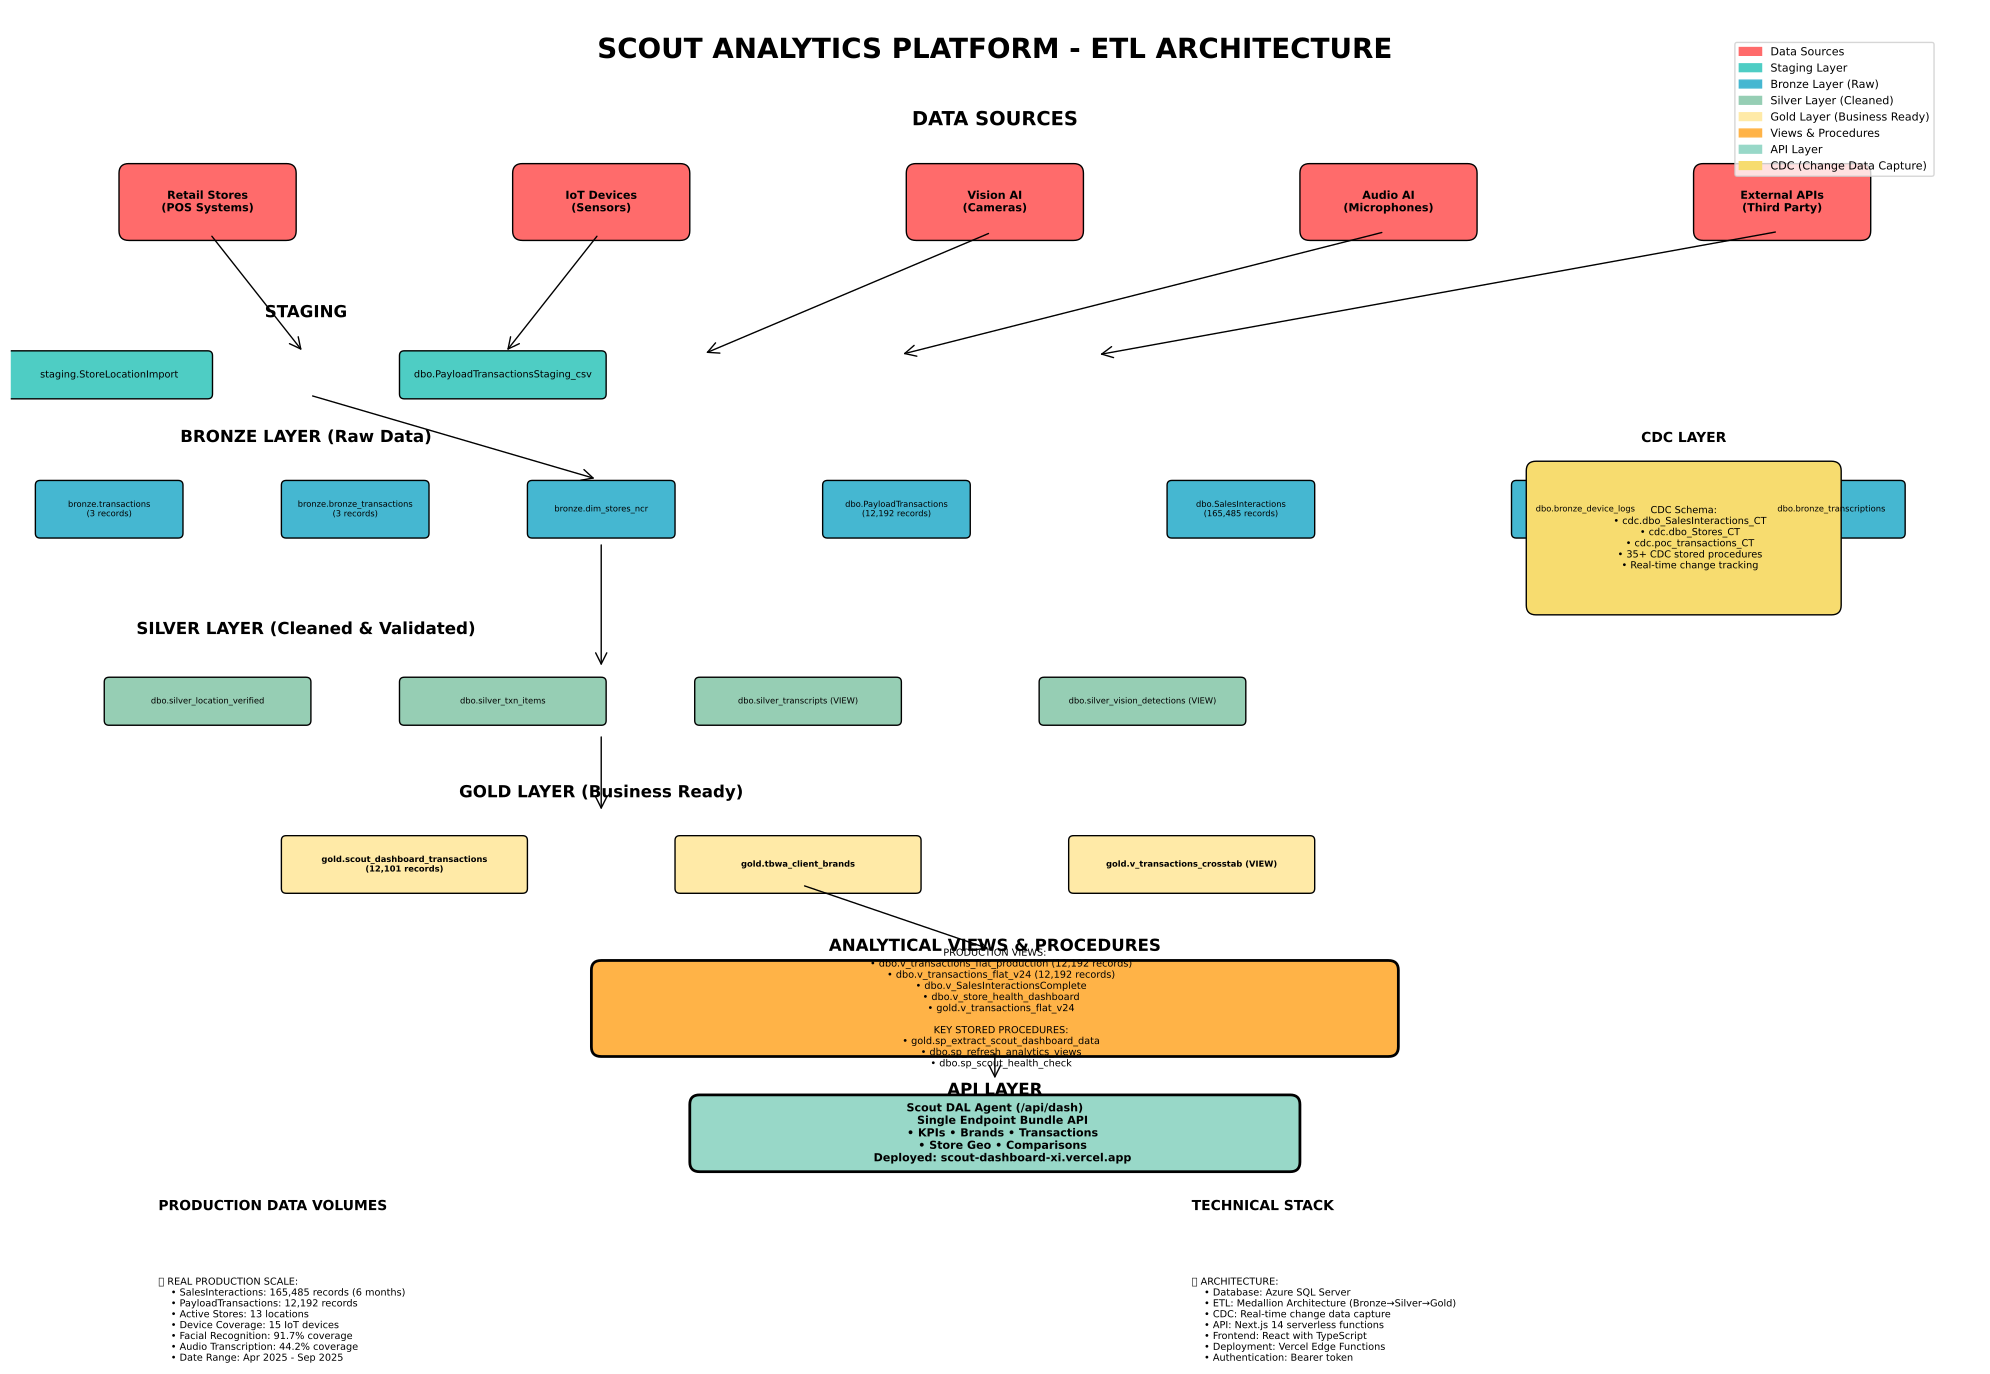

Write Python code to recreate this figure.
#!/usr/bin/env python3
"""
Scout ETL Flow Diagram Generator
Creates visual representation of Scout's data pipeline architecture
"""

import matplotlib.pyplot as plt
import matplotlib.patches as mpatches
from matplotlib.patches import FancyBboxPatch, ConnectionPatch
import numpy as np

def create_scout_etl_diagram():
    """Create comprehensive ETL flow diagram for Scout platform"""

    fig, ax = plt.subplots(1, 1, figsize=(20, 14))
    ax.set_xlim(0, 20)
    ax.set_ylim(0, 14)
    ax.axis('off')

    # Color scheme
    colors = {
        'source': '#FF6B6B',      # Red
        'staging': '#4ECDC4',     # Teal
        'bronze': '#45B7D1',      # Blue
        'silver': '#96CEB4',      # Green
        'gold': '#FFEAA7',        # Yellow
        'platinum': '#DDA0DD',     # Purple
        'views': '#FFB347',       # Orange
        'api': '#98D8C8',         # Mint
        'cdc': '#F7DC6F'          # Light Yellow
    }

    # Title
    ax.text(10, 13.5, 'SCOUT ANALYTICS PLATFORM - ETL ARCHITECTURE',
            fontsize=20, fontweight='bold', ha='center')

    # === DATA SOURCES (Top) ===
    ax.text(10, 12.8, 'DATA SOURCES', fontsize=14, fontweight='bold', ha='center')

    # Source systems
    sources = [
        ('Retail Stores\n(POS Systems)', 2, 12),
        ('IoT Devices\n(Sensors)', 6, 12),
        ('Vision AI\n(Cameras)', 10, 12),
        ('Audio AI\n(Microphones)', 14, 12),
        ('External APIs\n(Third Party)', 18, 12)
    ]

    for source, x, y in sources:
        box = FancyBboxPatch((x-0.8, y-0.3), 1.6, 0.6,
                            boxstyle="round,pad=0.1",
                            facecolor=colors['source'],
                            edgecolor='black', linewidth=1)
        ax.add_patch(box)
        ax.text(x, y, source, ha='center', va='center', fontsize=8, fontweight='bold')

    # === STAGING LAYER ===
    ax.text(3, 10.8, 'STAGING', fontsize=12, fontweight='bold', ha='center')

    staging_tables = [
        ('staging.StoreLocationImport', 1, 10.2),
        ('dbo.PayloadTransactionsStaging_csv', 5, 10.2)
    ]

    for table, x, y in staging_tables:
        box = FancyBboxPatch((x-1, y-0.2), 2, 0.4,
                            boxstyle="round,pad=0.05",
                            facecolor=colors['staging'],
                            edgecolor='black', linewidth=1)
        ax.add_patch(box)
        ax.text(x, y, table, ha='center', va='center', fontsize=7)

    # === BRONZE LAYER (Raw Data) ===
    ax.text(3, 9.5, 'BRONZE LAYER (Raw Data)', fontsize=12, fontweight='bold', ha='center')

    bronze_tables = [
        ('bronze.transactions\n(3 records)', 1, 8.8),
        ('bronze.bronze_transactions\n(3 records)', 3.5, 8.8),
        ('bronze.dim_stores_ncr', 6, 8.8),
        ('dbo.PayloadTransactions\n(12,192 records)', 9, 8.8),
        ('dbo.SalesInteractions\n(165,485 records)', 12.5, 8.8),
        ('dbo.bronze_device_logs', 16, 8.8),
        ('dbo.bronze_transcriptions', 18.5, 8.8)
    ]

    for table, x, y in bronze_tables:
        box = FancyBboxPatch((x-0.7, y-0.25), 1.4, 0.5,
                            boxstyle="round,pad=0.05",
                            facecolor=colors['bronze'],
                            edgecolor='black', linewidth=1)
        ax.add_patch(box)
        ax.text(x, y, table, ha='center', va='center', fontsize=6)

    # === CDC LAYER (Change Data Capture) ===
    ax.text(17, 9.5, 'CDC LAYER', fontsize=10, fontweight='bold', ha='center')

    cdc_note = """CDC Schema:
    • cdc.dbo_SalesInteractions_CT
    • cdc.dbo_Stores_CT
    • cdc.poc_transactions_CT
    • 35+ CDC stored procedures
    • Real-time change tracking"""

    box = FancyBboxPatch((15.5, 7.8), 3, 1.4,
                        boxstyle="round,pad=0.1",
                        facecolor=colors['cdc'],
                        edgecolor='black', linewidth=1)
    ax.add_patch(box)
    ax.text(17, 8.5, cdc_note, ha='center', va='center', fontsize=7)

    # === SILVER LAYER (Cleaned & Validated) ===
    ax.text(3, 7.5, 'SILVER LAYER (Cleaned & Validated)', fontsize=12, fontweight='bold', ha='center')

    silver_tables = [
        ('dbo.silver_location_verified', 2, 6.8),
        ('dbo.silver_txn_items', 5, 6.8),
        ('dbo.silver_transcripts (VIEW)', 8, 6.8),
        ('dbo.silver_vision_detections (VIEW)', 11.5, 6.8)
    ]

    for table, x, y in silver_tables:
        box = FancyBboxPatch((x-1, y-0.2), 2, 0.4,
                            boxstyle="round,pad=0.05",
                            facecolor=colors['silver'],
                            edgecolor='black', linewidth=1)
        ax.add_patch(box)
        ax.text(x, y, table, ha='center', va='center', fontsize=6)

    # === GOLD LAYER (Business Ready) ===
    ax.text(6, 5.8, 'GOLD LAYER (Business Ready)', fontsize=12, fontweight='bold', ha='center')

    gold_tables = [
        ('gold.scout_dashboard_transactions\n(12,101 records)', 4, 5.1),
        ('gold.tbwa_client_brands', 8, 5.1),
        ('gold.v_transactions_crosstab (VIEW)', 12, 5.1)
    ]

    for table, x, y in gold_tables:
        box = FancyBboxPatch((x-1.2, y-0.25), 2.4, 0.5,
                            boxstyle="round,pad=0.05",
                            facecolor=colors['gold'],
                            edgecolor='black', linewidth=1)
        ax.add_patch(box)
        ax.text(x, y, table, ha='center', va='center', fontsize=6, fontweight='bold')

    # === ANALYTICAL VIEWS & STORED PROCEDURES ===
    ax.text(10, 4.2, 'ANALYTICAL VIEWS & PROCEDURES', fontsize=12, fontweight='bold', ha='center')

    views_section = """PRODUCTION VIEWS:
    • dbo.v_transactions_flat_production (12,192 records)
    • dbo.v_transactions_flat_v24 (12,192 records)
    • dbo.v_SalesInteractionsComplete
    • dbo.v_store_health_dashboard
    • gold.v_transactions_flat_v24

    KEY STORED PROCEDURES:
    • gold.sp_extract_scout_dashboard_data
    • dbo.sp_refresh_analytics_views
    • dbo.sp_scout_health_check"""

    box = FancyBboxPatch((6, 3.2), 8, 0.8,
                        boxstyle="round,pad=0.1",
                        facecolor=colors['views'],
                        edgecolor='black', linewidth=2)
    ax.add_patch(box)
    ax.text(10, 3.6, views_section, ha='center', va='center', fontsize=7)

    # === API LAYER ===
    ax.text(10, 2.7, 'API LAYER', fontsize=12, fontweight='bold', ha='center')

    api_info = """Scout DAL Agent (/api/dash)
    Single Endpoint Bundle API
    • KPIs • Brands • Transactions
    • Store Geo • Comparisons
    Deployed: scout-dashboard-xi.vercel.app"""

    box = FancyBboxPatch((7, 2), 6, 0.6,
                        boxstyle="round,pad=0.1",
                        facecolor=colors['api'],
                        edgecolor='black', linewidth=2)
    ax.add_patch(box)
    ax.text(10, 2.3, api_info, ha='center', va='center', fontsize=8, fontweight='bold')

    # === DATA VOLUMES ===
    ax.text(1.5, 1.5, 'PRODUCTION DATA VOLUMES', fontsize=10, fontweight='bold')

    volumes_text = """📊 REAL PRODUCTION SCALE:
    • SalesInteractions: 165,485 records (6 months)
    • PayloadTransactions: 12,192 records
    • Active Stores: 13 locations
    • Device Coverage: 15 IoT devices
    • Facial Recognition: 91.7% coverage
    • Audio Transcription: 44.2% coverage
    • Date Range: Apr 2025 - Sep 2025"""

    ax.text(1.5, 0.8, volumes_text, fontsize=7, va='top')

    # === TECHNICAL ARCHITECTURE ===
    ax.text(12, 1.5, 'TECHNICAL STACK', fontsize=10, fontweight='bold')

    tech_text = """🏗️ ARCHITECTURE:
    • Database: Azure SQL Server
    • ETL: Medallion Architecture (Bronze→Silver→Gold)
    • CDC: Real-time change data capture
    • API: Next.js 14 serverless functions
    • Frontend: React with TypeScript
    • Deployment: Vercel Edge Functions
    • Authentication: Bearer token"""

    ax.text(12, 0.8, tech_text, fontsize=7, va='top')

    # === FLOW ARROWS ===
    # Sources to Staging
    for i in range(5):
        x_start = 2 + i * 4
        arrow = ConnectionPatch((x_start, 11.7), (3 + i*2, 10.4), "data", "data",
                              arrowstyle="->", shrinkA=5, shrinkB=5, mutation_scale=20, fc="black")
        ax.add_patch(arrow)

    # Staging to Bronze
    arrow1 = ConnectionPatch((3, 10), (6, 9.1), "data", "data",
                           arrowstyle="->", shrinkA=5, shrinkB=5, mutation_scale=20, fc="black")
    ax.add_patch(arrow1)

    # Bronze to Silver
    arrow2 = ConnectionPatch((6, 8.5), (6, 7.1), "data", "data",
                           arrowstyle="->", shrinkA=5, shrinkB=5, mutation_scale=20, fc="black")
    ax.add_patch(arrow2)

    # Silver to Gold
    arrow3 = ConnectionPatch((6, 6.5), (6, 5.6), "data", "data",
                           arrowstyle="->", shrinkA=5, shrinkB=5, mutation_scale=20, fc="black")
    ax.add_patch(arrow3)

    # Gold to Views
    arrow4 = ConnectionPatch((8, 4.9), (10, 4.2), "data", "data",
                           arrowstyle="->", shrinkA=5, shrinkB=5, mutation_scale=20, fc="black")
    ax.add_patch(arrow4)

    # Views to API
    arrow5 = ConnectionPatch((10, 3.2), (10, 2.8), "data", "data",
                           arrowstyle="->", shrinkA=5, shrinkB=5, mutation_scale=20, fc="black")
    ax.add_patch(arrow5)

    # === LEGEND ===
    legend_elements = [
        mpatches.Patch(color=colors['source'], label='Data Sources'),
        mpatches.Patch(color=colors['staging'], label='Staging Layer'),
        mpatches.Patch(color=colors['bronze'], label='Bronze Layer (Raw)'),
        mpatches.Patch(color=colors['silver'], label='Silver Layer (Cleaned)'),
        mpatches.Patch(color=colors['gold'], label='Gold Layer (Business Ready)'),
        mpatches.Patch(color=colors['views'], label='Views & Procedures'),
        mpatches.Patch(color=colors['api'], label='API Layer'),
        mpatches.Patch(color=colors['cdc'], label='CDC (Change Data Capture)')
    ]

    ax.legend(handles=legend_elements, loc='upper right', bbox_to_anchor=(0.98, 0.98), fontsize=8)

    plt.tight_layout()
    plt.savefig('scout_etl_flow_diagram.png', dpi=300, bbox_inches='tight')
    plt.savefig('scout_etl_flow_diagram.pdf', bbox_inches='tight')

    print("✅ Scout ETL Flow Diagram saved as:")
    print("   📊 scout_etl_flow_diagram.png")
    print("   📄 scout_etl_flow_diagram.pdf")

    plt.show()

if __name__ == "__main__":
    create_scout_etl_diagram()
